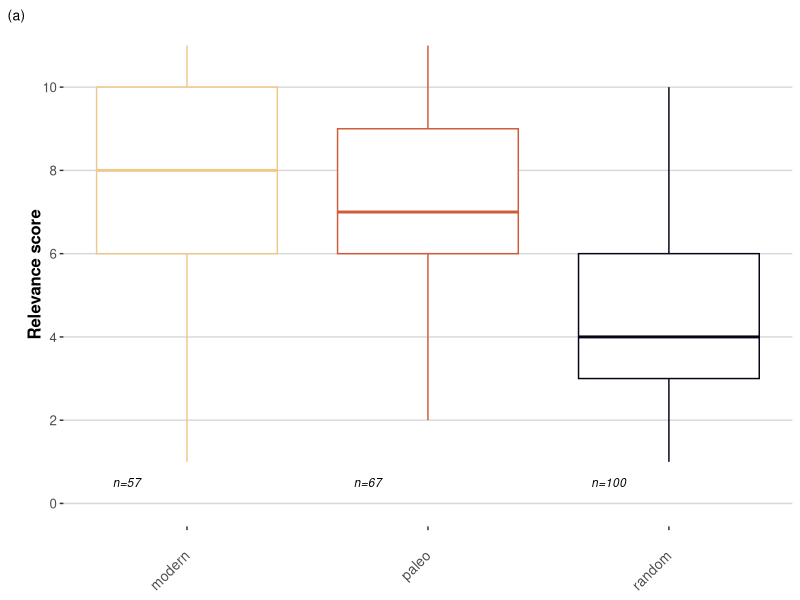
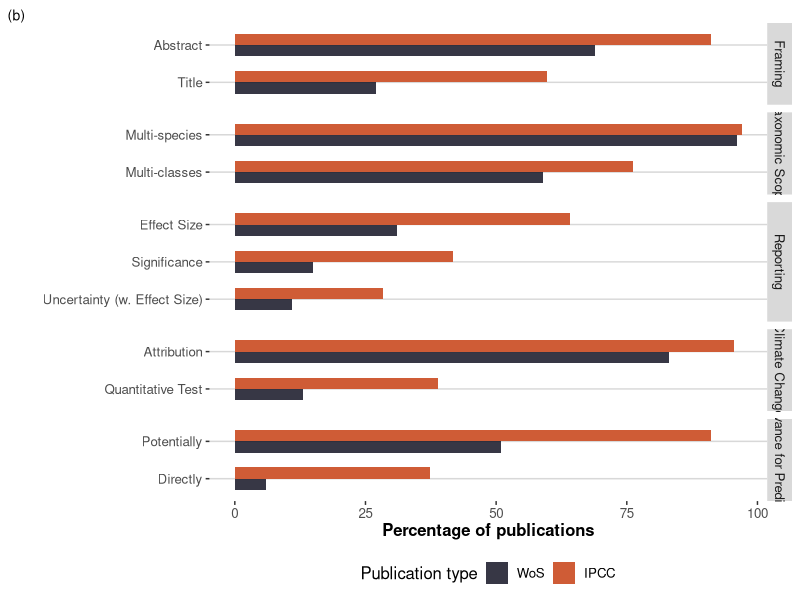
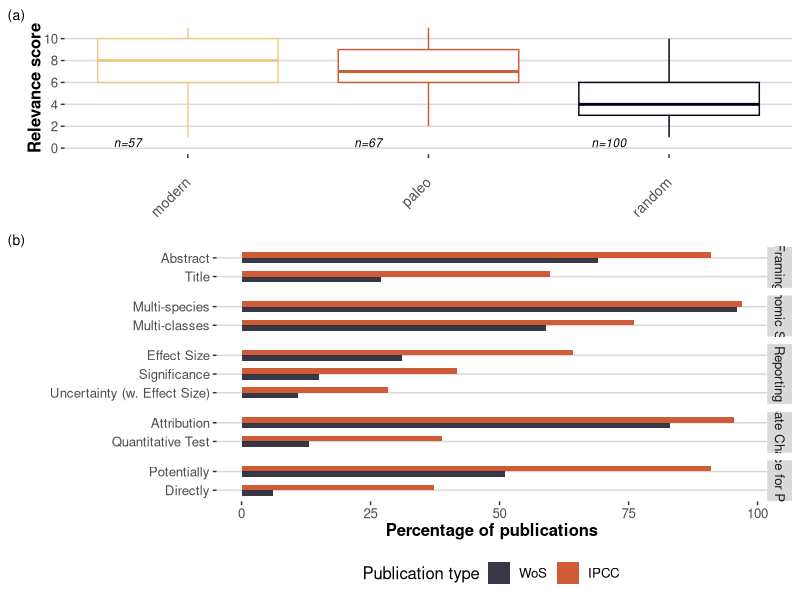

Reproduce these figures in R, in order. (Note: this script raises an error after producing the figures.)
library(dplyr)
library(ggplot2)
library(ggthemes)
library(cowplot)
library(patchwork)
library (readxl)

# Set theme ---------------------------------------------------------------
theme_set(theme_hc())
theme_replace(axis.title.y=element_text(angle=90),
              axis.title = element_text(face="bold"),
              plot.tag=element_text(size=10))

pal <- c("#efc88bff",
         "#cf5c36ff",
         "#050517ff")

# Load data ---------------------------------------------------------------
ipcc <- read.csv("data/ipcc_pubs.csv")
ipcc$type <- "IPCC"
ipcc$paleo <- 0
ipcc$paleo[ipcc$category %in% c("deep-time", "near-time", "historical")] <- 1

random <- read.csv("data/random_pubs.csv")
random$type <- "WoS"
random$paleo <- 2

cols <- c("type", "scored_sum", "paleo")

dat <- rbind(ipcc[,cols], random[,cols])

# Compare modern vs paleo -------------------------------------------------
count <- table(dat$paleo)

dat %>% group_by(paleo) %>% 
  summarise(median(scored_sum))


wilcox.test(dat$scored_sum[dat$paleo==0],
            dat$scored_sum[dat$paleo==1])

wilcox.test(dat$scored_sum[dat$paleo==1],
            dat$scored_sum[dat$paleo==2])


p1 <- ggplot(dat, aes(x=paleo, y=scored_sum, col=factor(paleo))) +
  geom_boxplot() +
  # geom_jitter(alpha=0.5) +
  scale_x_continuous(breaks=c(0,1,2),
                     labels = c("modern", "paleo", "random")) +
  scale_y_continuous(breaks=seq(0,11, 2), limits=c(0,11)) +
  labs(x="", y="Relevance score", tag="(a)") +
  scale_color_manual(values=pal)+
  theme(axis.text.x=element_text(angle=45, hjust=1, size=10),
        legend.position ="none") +
  annotate("text", x=0-0.25, y=0.5, label=paste0("n=", count[1]), fontface=3,
           size=3)+
  annotate("text", x=1-0.25, y=0.5, label=paste0("n=", count[2]), fontface=3,
           size=3)+
  annotate("text", x=2-0.25, y=0.5, label=paste0("n=", count[3]), fontface=3,
           size=3)

# By categories -----------------------------------------------------------
labs <- read.csv("data/cats.csv")
cats <- rbind(ipcc[ipcc$paleo==1, c(labs$short, "paleo")], random[,c(labs$short, "paleo")])

cats <- reshape2::melt(cats, id.vars="paleo")

cats <- cats %>%  group_by(variable, paleo) %>% 
  summarise(sum=sum(value, na.rm = T)) %>% 
  left_join(data.frame(paleo=c(1,2),
                       tot=c(67,100))) %>% 
  ungroup() %>% 
  mutate(perc = sum/tot)

cats <- merge(cats, labs, by.x="variable", by.y="short")
cats$paleo <- factor(cats$paleo, levels=c(2,1))
cats$category <- factor(cats$category, levels=c("Framing", "Taxonomic Scope", "Reporting", "Climate Change", "Relevance for Prediction"))

palf <- pal[2:3]
names(palf) <- c(1,2)

palf[2] <- scales::alpha(palf[2], 0.8)
labsf <- c("2"="WoS","1"="IPCC")

p2 <- ggplot(cats, aes(x=reorder(long, perc), y=perc*100, fill=paleo)) +
  geom_bar(stat="identity", position = "dodge", width = 0.6) +
  #geom_text(aes(label=sum), size=3, hjust=1.2, col="white", fontface=2, position = position_dodge(width = .9))+
  coord_flip() +
  scale_fill_manual(values=palf, labels=labsf) +
  labs(x="", y="Percentage of publications", tag="(b)", fill="Publication type") +
  facet_grid(category~., scale="free_y", space="free")


p3 <- plot_grid(p1, p2, ncol=1, rel_heights = c(0.6,1))

save_plot("figs/fig02.svg", p3, base_width=6, base_height = 6)

# Scales ------------------------------------------------------------------
cols <- c("first_author", "spatial_scale", "source", "scope", "category", 
          "temporal_resolution")

dat2 <- rbind(ipcc[,cols],
              random[,cols]) %>%
  filter(!category %in% c("modern", "modern/future"))

dat2$paleo <- 2
dat2$paleo[dat2$source=="Web of Science"] <- 1

dat2$spatial_scale[dat2$spatial_scale %in% c("na", "")] <- NA
dat2$spatial_scale[is.na(dat2$spatial_scale)] <- "Not specified"

dat2$spatial_scale[dat2$spatial_scale %in% c("multiple", "various")] <- "Multiple"


dat2$category[dat2$category=="historical"] <- "near-time"



spatial <- dat2 %>% 
  group_by(paleo, spatial_scale) %>%
  tally() %>% 
  ungroup() %>% 
  add_row(paleo=1, 
          spatial_scale="Multiple", 
          n=0)

spatial <- spatial %>% 
  left_join(
    dat2 %>% group_by(paleo) %>% 
      tally(name="sum")
  ) %>% 
  mutate(prop=n/sum)

spatial$spatial_scale <- factor(spatial$spatial_scale,
                                levels=rev(c("Local", "Regional", "Basin", "Continent",
                                             "Global", "Multiple", "Not specified")))

names(palf) <- c(2,1)
names(labsf) <- rev(names(labsf))

p4 <- ggplot(data=spatial, aes(x=spatial_scale, y=prop*100, fill=factor(paleo))) +
  geom_bar(stat="identity", position="dodge", width=0.6) +
  scale_fill_manual(values=palf, labels=labsf) +
  labs(x="", y="", fill="")+
  coord_flip() 

dat2$category[dat2$category %in% c("", "na")] <- "not specified"
dat2$category[dat2$category == "deep-time/near-time"] <- "both"

temporal <- dat2 %>% 
  group_by(paleo, category) %>% 
  tally() %>% 
  group_by(paleo) %>% 
  mutate(prop = n/sum(n))

temporal$category <- factor(temporal$category,
                            levels=c("not specified", "both", "deep-time", "near-time"))

p5 <- ggplot(data=temporal, aes(x=category, y=prop*100, fill=factor(paleo))) +
  geom_bar(stat="identity", position="dodge", width=0.6) +
  scale_fill_manual(values=palf, labels=labsf) +
  labs(x="", y="Percentage of publications", fill="")+
  coord_flip() 


dat2 %>% 
  group_by(paleo, temporal_resolution) %>% 
  tally() %>% 
  ggplot(aes(x=temporal_resolution, y=n, fill=paleo)) +
  geom_bar(stat="identity")

unique(dat2$temporal_resolution)

svg("figs/fig_03.svg", w=8, h=4)
p4 + p5 +
  plot_layout(ncol=1, guides = "collect", heights=c(7,4)) +
  plot_annotation(tag_levels = "a", tag_prefix = "(", tag_suffix = ")")
dev.off()


# Comparison --------------------------------------------------------------
ipcc_pubs <- read.csv("data/ipcc_pubs.csv")

ch4 <- ipcc_pubs[ipcc_pubs$source=="AR5 Ch4",] # Chapter 4
ch6 <- ipcc_pubs[ipcc_pubs$source=="AR5 Ch6",] # Chapter 6
wbs <- read.csv("data/random_pubs.csv") # web of science

table(ch4$category)
table(ch6$category)
table(wbs$category)

# combine deep time and near time cited in IPCC
ch46 <- rbind(ch4, ch6)
scores <- ch46[,12:22]
scores <- apply(scores, 1, sum, na.rm=T)
dp <- which(ch46$category=="deep-time")
ne <- which(ch46$category=="deep-time/near-time" | ch46$category=="near-time")
boxplot(scores[dp], scores[ne])
wilcox.test(scores[dp], scores[ne])
# t.test(scores[dp], scores[ne])
# test near and deep time not cited

scores.n <- wbs[,13:23]
scores.n <- apply(scores.n, 1, sum, na.rm=T)
dp.n <- which(wbs$category=="deep-time")
ne.n <- which(wbs$category=="near-time")
boxplot(scores[dp.n], scores[ne.n])
wilcox.test(scores[dp.n], scores[ne.n])

